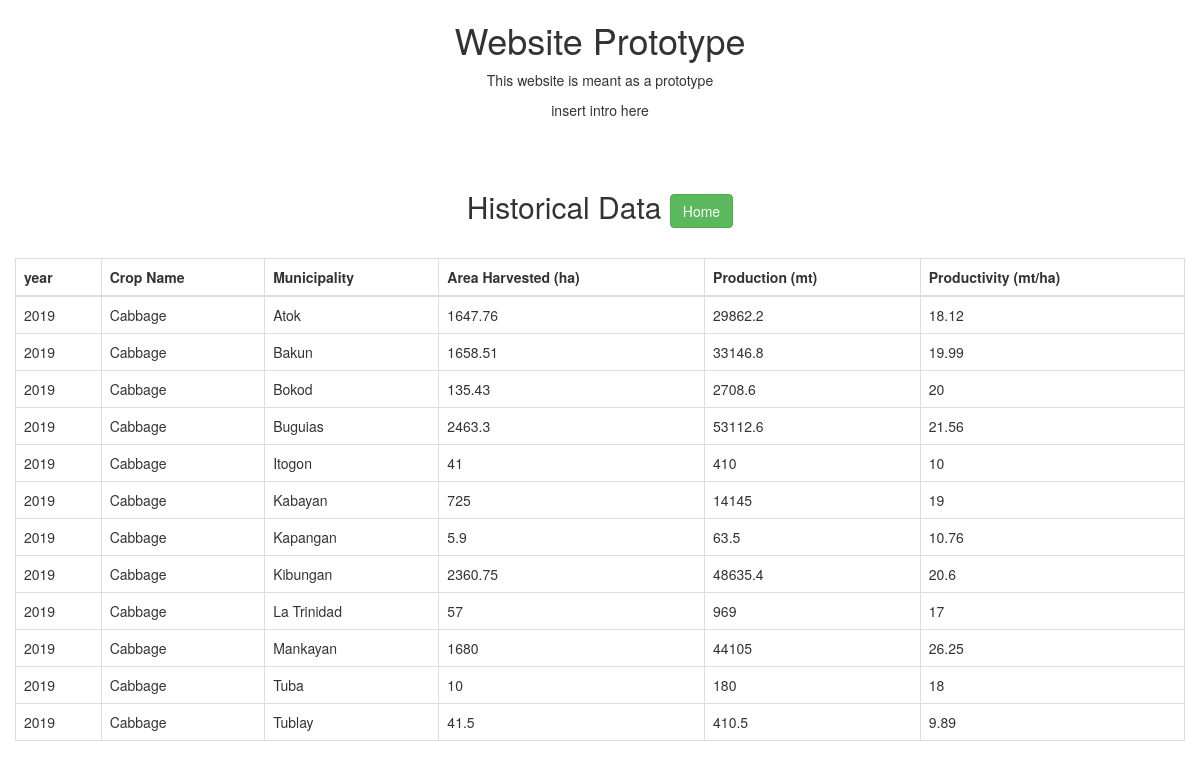
Page /historicalData.php on the committed database.
### tables this page shows
CREATE TABLE `historicaltable` (
  `id` int(10) UNSIGNED NOT NULL,
  `year` int(4) NOT NULL,
  `name` varchar(100) NOT NULL,
  `municipality` varchar(100) NOT NULL,
  `area` float NOT NULL,
  `production` float NOT NULL,
  `productivity` float NOT NULL
);

### historicalData.php (the view, shortened to what this page needs)
<?php
  include "connection.php";
?>
<!DOCTYPE html>
<html lang="en">
<head>
  <link rel="stylesheet" href="https://maxcdn.bootstrapcdn.com/bootstrap/3.4.1/css/bootstrap.min.css">
</head>
<body>
  <div>
    <h1 align="center">Website Prototype</h1>
    <p align="center">This website is meant as a prototype</p>
    <p align="center">insert intro here</p>
  </div>
  <br>
  <br>
<div>
  <h2 align="center">
    Historical Data
    <a href="index.php?id="><button type="button" class="btn btn-success">Home</button></a>
  </h2>
</div>
<div class="col-lg-12">
  <table class="table table-bordered">
    <thead>
      <tr>
        <th>year</th>
        <th>Crop Name</th>
        <th>Municipality</th>
        <th>Area Harvested (ha)</th>
        <th>Production (mt)</th>
        <th>Productivity (mt/ha)</th>
        <br>
      </tr>
    </thead>
    <tbody>
      <?php
      $res=mysqli_query($link,"select * from historicaltable");
      while($row=mysqli_fetch_array($res))
      {
        echo "<tr>";
        echo "<td>"; echo $row["year"]; echo "</td>";
        echo "<td>"; echo $row["name"]; echo "</td>";
        echo "<td>"; echo $row["municipality"]; echo "</td>";
        echo "<td>"; echo $row["area"]; echo "</td>";
        echo "<td>"; echo $row["production"]; echo "</td>";
        echo "<td>"; echo $row["productivity"]; echo "</td>";
      }
      ?>
    </tbody>
  </table>
</div>
</body>
</html>

### rows in the picture
historicaltable: year "2019", name "Cabbage", municipality "Atok", area "1647.76", production "29862.2", productivity "18.12"
historicaltable: year "2019", name "Cabbage", municipality "Bakun", area "1658.51", production "33146.8", productivity "19.99"
historicaltable: year "2019", name "Cabbage", municipality "Bokod", area "135.43", production "2708.6", productivity "20"
historicaltable: year "2019", name "Cabbage", municipality "Buguias", area "2463.3", production "53112.6", productivity "21.56"
historicaltable: year "2019", name "Cabbage", municipality "Itogon", area "41", production "410", productivity "10"
historicaltable: year "2019", name "Cabbage", municipality "Kabayan", area "725", production "14145", productivity "19"
historicaltable: year "2019", name "Cabbage", municipality "Kapangan", area "5.9", production "63.5", productivity "10.76"
historicaltable: year "2019", name "Cabbage", municipality "Kibungan", area "2360.75", production "48635.4", productivity "20.6"
historicaltable: year "2019", name "Cabbage", municipality "La Trinidad", area "57", production "969", productivity "17"
historicaltable: year "2019", name "Cabbage", municipality "Mankayan", area "1680", production "44105", productivity "26.25"
historicaltable: year "2019", name "Cabbage", municipality "Tuba", area "10", production "180", productivity "18"
historicaltable: year "2019", name "Cabbage", municipality "Tublay", area "41.5", production "410.5", productivity "9.89"
